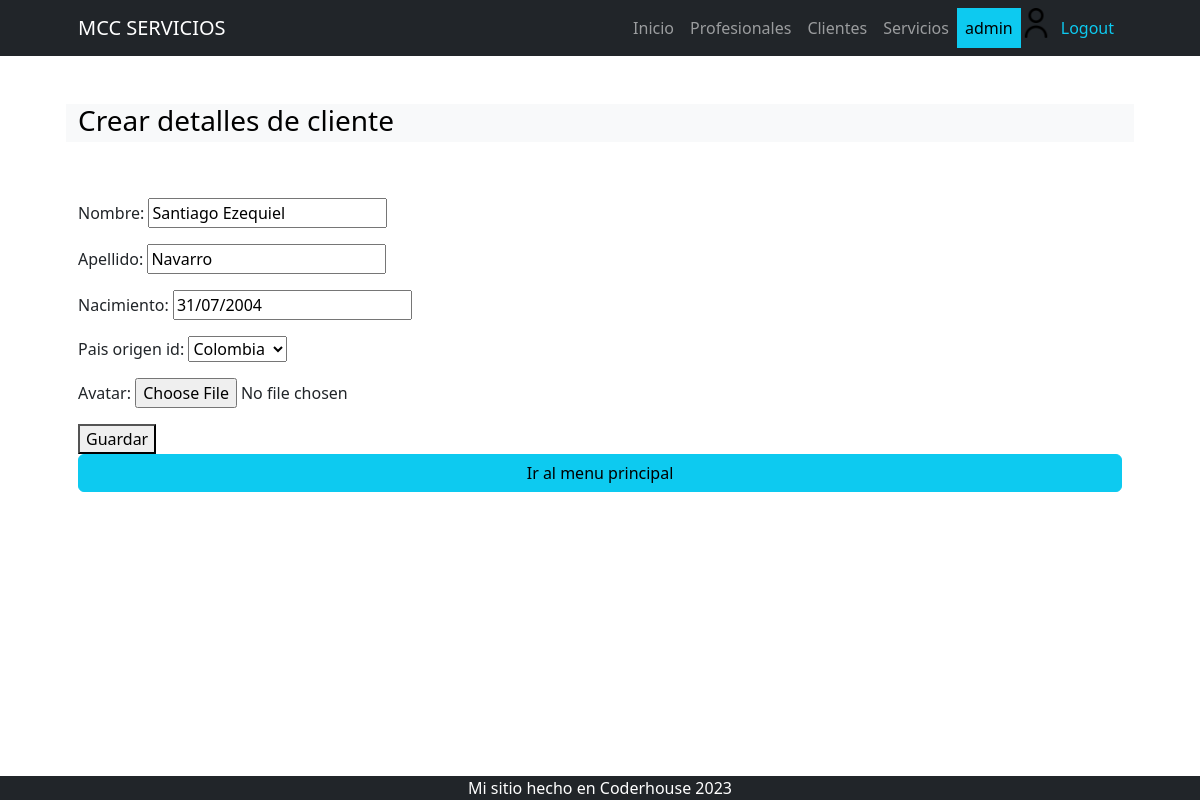
/cliente/cliente/update/6 (signed in), run on the app's committed database.
### apps/cliente/models.py (models this page shows, shortened)
class Cliente(models.Model):
    nombre = models.CharField(max_length=50)
    apellido = models.CharField(max_length= 50)
    nacimiento = models.DateField(null=True)
    pais_origen_id = models.ForeignKey(Pais, on_delete=models.SET_NULL, null=True, blank=True)
    avatar = models.ImageField(upload_to="avatares",blank=True, null=True)

class Pais(models.Model):
    nombre = models.CharField(max_length=50)
    def __str__(self):
        return self.nombre

### apps/cliente/views.py (the view)
# urls.py: path("cliente/update/<int:pk>", views.ClienteUpdate.as_view(),
class ClienteUpdate(UpdateView):
    model = models.Cliente
    form_class = forms.ClienteForm
    success_url = reverse_lazy("cliente:cliente_list")

### apps/cliente/forms.py
class ClienteForm(forms.ModelForm):
    class Meta:
        model = Cliente
        fields = ["nombre","apellido","nacimiento", "pais_origen_id","avatar"]

### apps/cliente/templates/cliente/cliente_form.html (shortened to what this page needs)
{% extends 'cliente/index.html' %}
{% block INDEX_TITULO %}
    Crear detalles de cliente
{% endblock INDEX_TITULO %}
{% block INDEX_CONTENIDO %}
    <form method="post">
        {{ form.as_p}}
        <button type="submit">Guardar</button>
    </form>
    {% include 'Home/index_back.html' %}
{% endblock INDEX_CONTENIDO %}

### apps/Home/templates/Home/navbar.html (shortened to what this page needs)
{% load static %}
<nav class="navbar navbar-expand-lg navbar-dark bg-dark">
    <div class="container px-5">
        <a class="navbar-brand" href="{% url 'Home:home' %}">MCC SERVICIOS</a>
        <div class="collapse navbar-collapse" id="navbarSupportedContent">
            <ul class="navbar-nav ms-auto mb-2 mb-lg-0">
                <li class="nav-item"><a class="nav-link {% if request.path == "/" %} active {% endif %}" aria-current="page" href="{% url 'Home:home' %}">Inicio</a></li>
                {% if user.is_authenticated %}
                <li class="nav-item"><a class="nav-link {% if request.path == "/profesionista/" %} active  {% endif %}" href="{% url 'profesionista:home' %}">Profesionales</a></li>
                <li class="nav-item"><a class="nav-link {% if request.path == "/cliente/" %} active  {% endif %}" href="{% url 'cliente:home' %}">Clientes</a></li>
                    <li class="nav-item"><a class="nav-link {% if request.path == "/servicio/" %} active  {% endif %}" href="{% url 'servicio:home' %}">Servicios</a></li>
                    <li class="nav-item"><a class="nav-link text-bg-info">{{ user.username }}</a></li>
                    {% if user.profesional.avatar.url %}
                            <li class="nav-item"><img src="{{user.profesional.avatar.url}}" alt="avatar" class="" style="width: 30px;height: 30px;vertical-align: middle;margin-right: 2px; "></li>
                        {% else %}
                            <li class="nav-item"><img src="{% static 'profesionista/usuario.png' %}" alt=""class="" style="width: 30px;height: 30px;vertical-align: middle;margin-right: 2px; "></li>
                    {% endif %}
                    <li class="nav-item"><a class="nav-link text-info" href="{% url 'Home:logout' %}">Logout</a></li>
                {% endif %}
            </ul>
        </div>
    </div>
</nav>

### data on the page
Cliente: nombre "Santiago Ezequiel", apellido "Navarro", nacimiento "31/07/2004", pais_origen_id "Colombia"

### other printed values
{{ user.username }} "admin"
